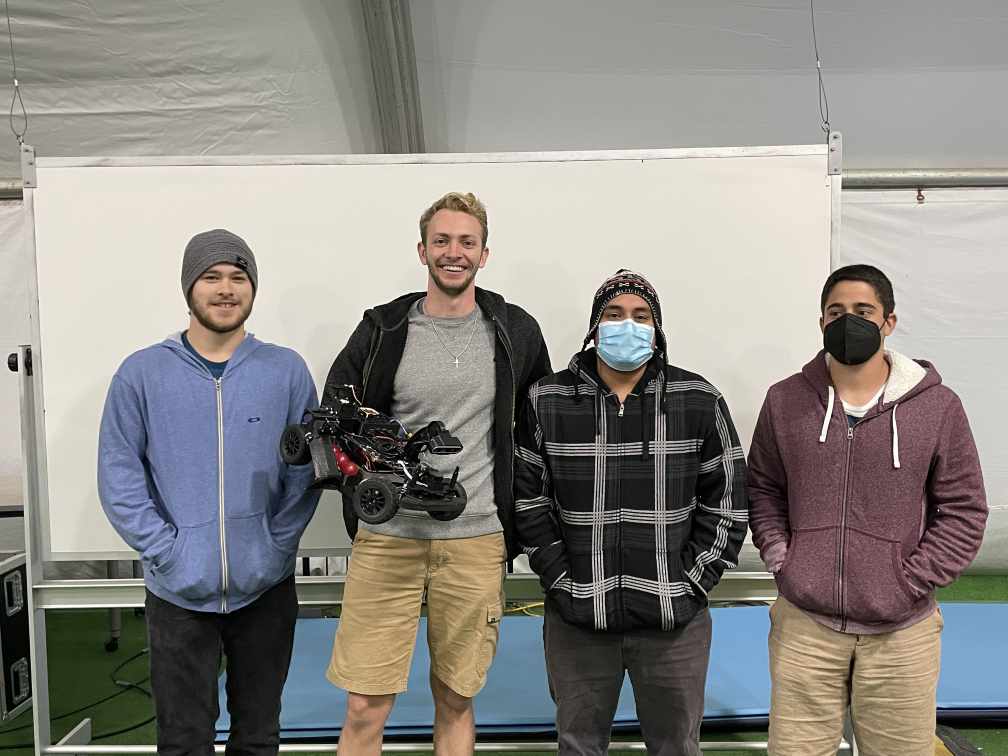
#> input picture images/Team Picture.jpg, 4032 x 3024 px, given in place of the camera (shown at 1/4 size)
$ python detectBall.py
#> lines starting #> are read from the running program, lines starting #| are printed output that depends on the picture; after the words box and inside, x2 and y2 are one past the last pixel; in counts of white or black regions, pixels touching at a corner belong together
import json
import cv2 as cv
import numpy as np

class JSONManager():
    def __init__(self):
        f = open('settings.json')
#> (reads OpenCV/settings.json from the repository)
        self.settings = json.load(f)
        f.close

        # Set global parameters
        self.calibration_mode = self.settings['calibration_mode']

        # Set Color detection paramenters
        self.lower_hue1 = self.settings['color_detection']['lower_hue1']
        self.lower_sat1 = self.settings['color_detection']['lower_sat1']
        self.lower_val1 = self.settings['color_detection']['lower_val1']
        self.upper_hue1 = self.settings['color_detection']['upper_hue1']
        self.upper_sat1 = self.settings['color_detection']['upper_sat1']
        self.upper_val1 = self.settings['color_detection']['upper_val1']

    def save_settings(self):
        if self.calibration_mode:
            # Save color detection parameters
            self.settings['color_detection']['lower_hue1'] = self.lower_hue1
            self.settings['color_detection']['lower_sat1'] = self.lower_sat1
            self.settings['color_detection']['lower_val1'] = self.lower_val1
            self.settings['color_detection']['upper_hue1'] = self.upper_hue1
            self.settings['color_detection']['upper_sat1'] = self.upper_sat1
            self.settings['color_detection']['upper_val1'] = self.upper_val1

            f = open('settings.json','w')
            f.write(json.dumps(self.settings, indent=4))
            f.close()

class DetectCircle(JSONManager):
    # Helper functions
    def update_lower_hue1(self, value): self.lower_hue1 = value
    def update_lower_sat1(self, value): self.lower_sat1 = value
    def update_lower_val1(self, value): self.lower_val1 = value
    def update_upper_hue1(self, value): self.upper_hue1 = value
    def update_upper_sat1(self, value): self.upper_sat1 = value
    def update_upper_val1(self, value): self.upper_val1 = value


    def __init__(self, windowName='Webcam'):
        ''' This method is encharged of correctly initiallizing the detect Circle objects'''
        print("Starting... Please wait...")
        # Inherit parent properties
        super().__init__()

        # Sequester the video capture device
        self.cap = cv.VideoCapture(0)

        # Check if the webcam is opened correctly
        if not self.cap.isOpened():
            raise IOError("Cannot open webcam")

        if self.calibration_mode:
            # Set passed parameters
            self.windowName = windowName
            # Create a named window
            cv.namedWindow(self.windowName)
            cv.namedWindow('Mask')
            # Create trackbars
            cv.createTrackbar('LowerHue1', 'Mask', self.lower_hue1, 254, self.update_lower_hue1)
            cv.createTrackbar('LowerSat1', 'Mask', self.lower_sat1, 254, self.update_lower_sat1)
            cv.createTrackbar('LowerVal1', 'Mask', self.lower_val1, 254, self.update_lower_val1)
            cv.createTrackbar('UpperHue1', 'Mask', self.upper_hue1, 254, self.update_upper_hue1)
            cv.createTrackbar('UpperSat1', 'Mask', self.upper_sat1, 254, self.update_upper_sat1)
            cv.createTrackbar('UpperVal1', 'Mask', self.upper_val1, 254, self.update_upper_val1)

        print("Done Loading")

    def update_image(self):
        ''' Update image from video source and find centroid of circle'''

        # Capture new image from source
        _, frame = self.cap.read()
#> frame is the input picture: shape (3024, 4032, 3); mean B, G, R 131.7, 136.5, 139.3
        self.frame = cv.resize(frame, None, fx=0.25, fy=0.25, interpolation=cv.INTER_AREA)
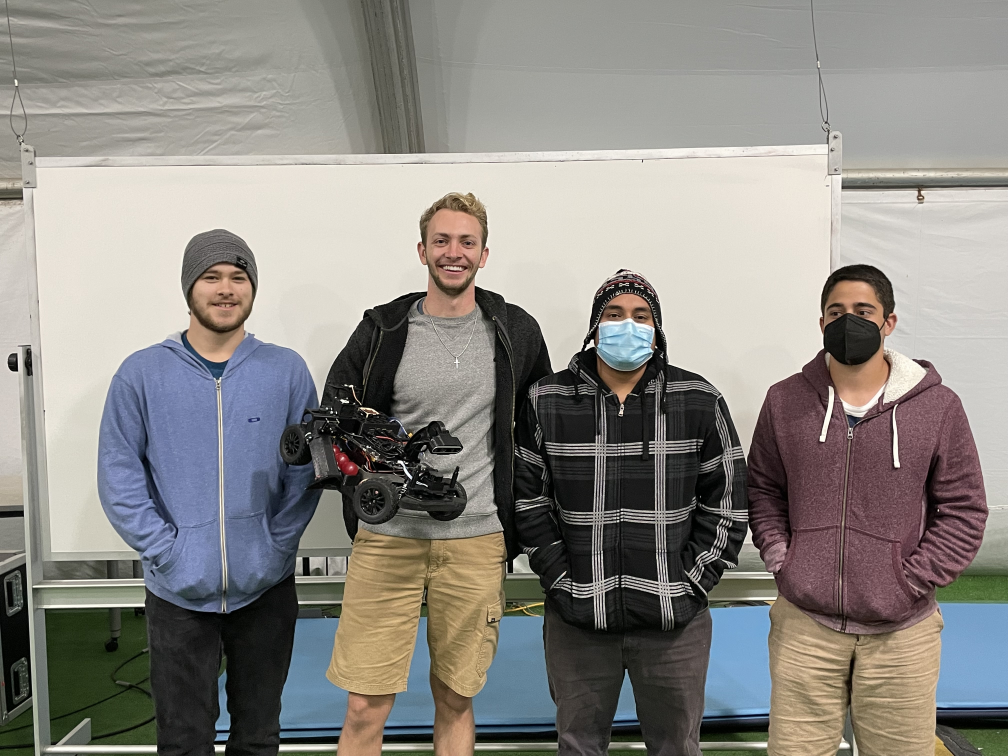
#> self.frame: shape (756, 1008, 3); mean B, G, R 131.7, 136.5, 139.3

        self.hsv_search()

        if self.calibration_mode:
            cv.imshow(self.windowName, self.frame)

    def moment_search(self):
        '''calculate moments of binary image'''
        M = cv.moments(self.mask)

        if int(M["m00"]) != 0:
            # calculate x,y coordinate of center
            cX = int(M["m10"] / M["m00"])
            cY = int(M["m01"] / M["m00"])

            h, w = np.shape(self.mask)
            relX = (cX - w/2)/w
            relY = (h-cY)/h

            print((int(relX*100),int(relY*100)))

            # print(f'Centroid found at: {(cX-h/2,cY)}')

            if self.calibration_mode:
                # put text and highlight the center
                cv.circle(self.frame, (cX, cY), 5, (255, 255, 255), -1)
                cv.putText(self.frame, "centroid", (cX - 25, cY - 25),cv.FONT_HERSHEY_SIMPLEX, 0.5, (255, 255, 255), 2)

    def hsv_search(self):
        # convert to hsv colorspace
        hsv = cv.cvtColor(self.frame, cv.COLOR_BGR2HSV)
#> hsv: shape (756, 1008, 3); mean H, S, V 44.7, 40.9, 145.8
        self.mask = cv.inRange(hsv, np.array([self.lower_hue1,self.lower_sat1,self.lower_val1]) ,
            np.array([self.upper_hue1, self.upper_sat1, self.upper_val1]))
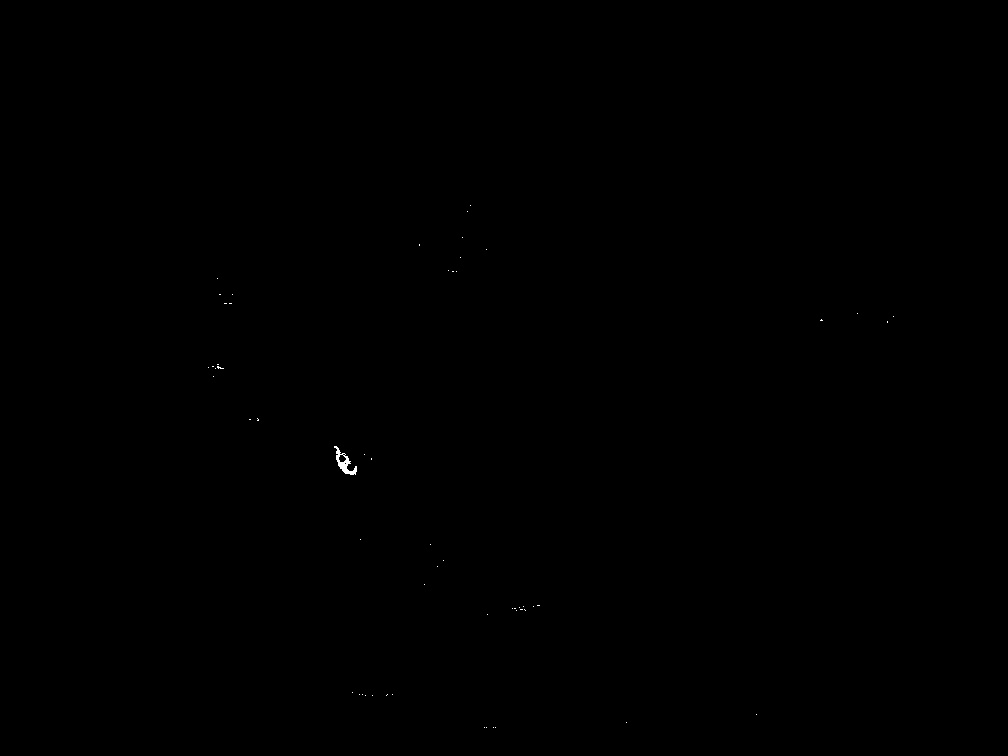
#> self.mask: shape (756, 1008); 0.04% white; 57 white regions (56 under 20 px)

        # Find largest contour in intermediate image
        countours, _ = cv.findContours(self.mask, cv.RETR_EXTERNAL, cv.CHAIN_APPROX_NONE)
#> countours = 57 contours, 56 with area under 20; largest, box (x1, y1, x2, y2) and area: (334, 446, 357, 475) 212
        out = np.zeros(self.mask.shape, np.uint8)

        if len(countours):
            biggest_blob = max(countours, key=cv.contourArea)
#> biggest_blob = contour of 95 points, box (x1, y1, x2, y2) (334, 446, 357, 475), area 212
            area = cv.contourArea(biggest_blob)
#> area = 211.5
            if area > 20.0:
                cv.drawContours(out, [biggest_blob], -1, 255, cv.FILLED)
#> out: shape (756, 1008); 0.03% white; 1 white region, box (x1, y1, x2, y2) and area: (334, 446, 357, 475) 260

        cv.imshow('PreMask', self.mask)

        self.mask = cv.bitwise_and(self.mask, out)
#> self.mask: shape (756, 1008); 0.03% white; 1 white region, box (x1, y1, x2, y2) and area: (334, 446, 357, 475) 221

        self.moment_search()
#> in moment_search, `M = cv.moments(self.mask)`: M = moments, m00 56355, centre m10/m00, m01/m00 = (344.2, 462.8)
#> in moment_search, `cX = int(M["m10"] / M["m00"])`: cX = 344
#> in moment_search, `cY = int(M["m01"] / M["m00"])`: cY = 462
#> in moment_search, `relX = (cX - w/2)/w`: relX = -0.159
#> in moment_search, `relY = (h-cY)/h`: relY = 0.389
#| (-15, 38)

        if self.calibration_mode:
            cv.imshow('Mask', out)

def main():
    detector = DetectCircle()

    while True:
        detector.update_image()
        # Wait for q keypress or KeyboardInterrupt event to occur
        if cv.waitKey(1) & 0xFF == ord('q'):
#> (key q is pressed here)
            detector.save_settings() # Choose to save settings if in calibration mode
            break

if __name__ == '__main__':
    main()
